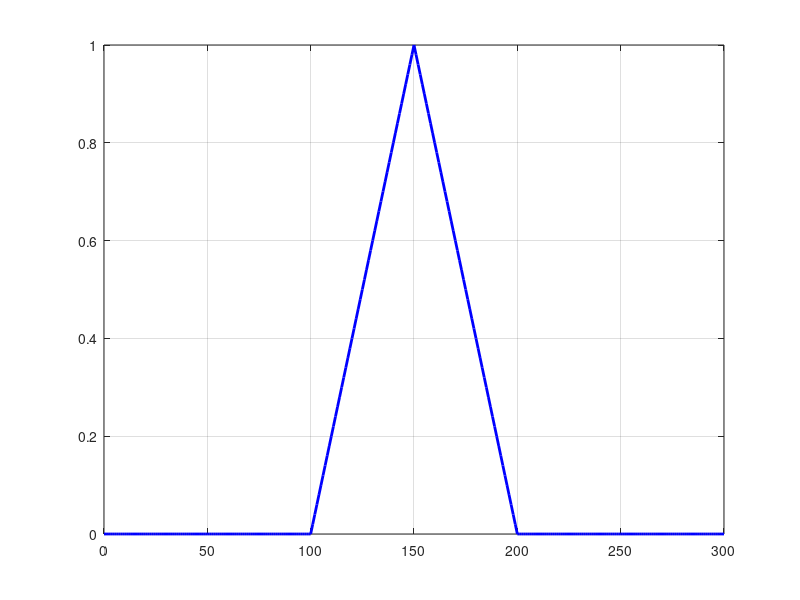

Source code (MATLAB):
L = 100;                % Lățimea impulsului triunghiular
c = 150;                % Centrul impulsului
t = 0:1:300;            % Vector de timp (exemplu: 0 la 300 eșantioane)

Lambda = zeros(size(t)); % Semnalul este inițial zero

for i = 1:length(t)
    if t(i) >= c - L/2 && t(i) <= c + L/2
        Lambda(i) = 1 - (2 * abs(t(i) - c) / L);
    end
end

plot(t, Lambda, 'b', 'LineWidth', 2);
grid on;
